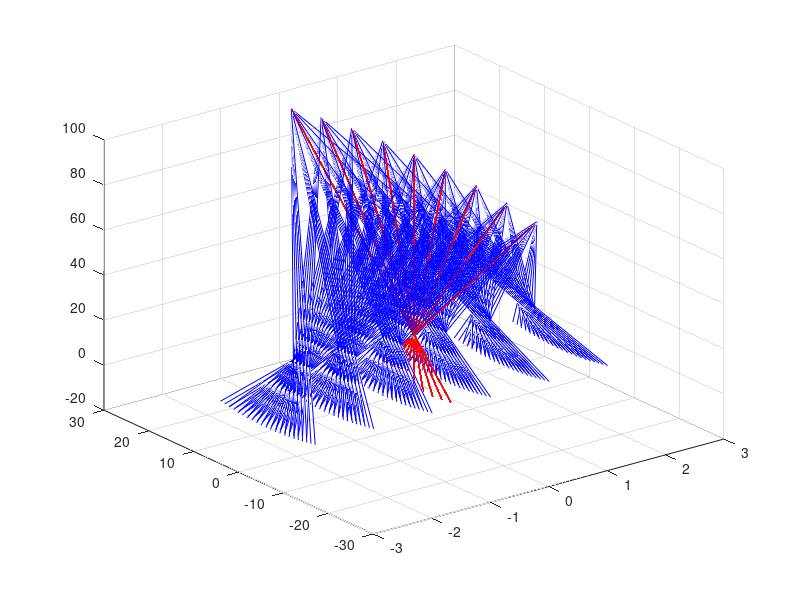

Write the MATLAB code that produced this figure.
rx=0;
ry=0;
rz=20;

ref_point=[rx ry rz];
figure
plot3(rx,ry,rz,'*');
hold on
grid on

Nx=4;
Ny=4;
Nz=6;

X_start=-Nx/2;
Y_start=-Ny/2;
Z_start=-Nz/2;

Xend=Nx/2;
Yend=Ny/2;
Zend=Nz/2;


P1x=0;
P1y=0;
P1z=100;

P1=[0 0 100];

Dx=0;
Dy=0;
Dz=-4;
Ddktr=[Dx Dy Dz];

plot3([P1x Dx],[P1y Dy],[P1z Dz],'r'); %centre line
hold on; 
grid on;




for theta=-20:5:20
   for a =(-Nx/2-1 ):1:(Nx/2)
    for b =(-Ny/2-1 ):1:(Ny/2)
        
        
        P2x=a+0.5;
        P2y=b+0.5;
        P2z=Z_start-1;
        
        P2 =[P2x  P2y P2z]; 
        
        start_p=[P1x-rx P1y-ry P1z-rz 1] ;
        end_p=[P2x-rx P2y-ry P2z-rz 1];
         
         start_pX=[P1x-rx P1y-ry P1z-rz 1] ;%for rotation  centre red line
         end_pX=[Dx-rx Dy-ry Dz-rz 1];%for rotation  centre red line
        

    RotX=[1 0 0 0; 0 cosd(theta) sind(theta) 0; 0 -sind(theta) cosd(theta) 0; 0 0 0 1];
    RotY=[cosd(theta) 0 sind(theta) 0; 0 1 0 0; -sind(theta) 0 cosd(theta) 0; 0 0 0 1];
    RotZ=[cosd(theta) -sind(theta) 0 0; sind(theta) cosd(theta) 0 0; 0 0 1 0; 0  0 0 1];
    
         %X EKSENI
%         
          start_p2= start_p*RotX;
          end_p2= end_p*RotX;
          
          start_p2x= start_pX*RotX;%for rotation  centre red line
          end_p2x= end_pX*RotX;%for rotation  centre red line
            
            
              %Y EKSENI
        
%           start_p2= start_p*RotY;
%           end_p2= end_p*RotZ;

              %Z EKSENI
        
%           start_p2= start_p*RotZ;
%           end_p2= end_p*RotZ;


  plot3([start_p2(1)+rx end_p2(1)+rx],[start_p2(2)+ry end_p2(2)+ry],[start_p2(3)+rz end_p2(3)+rz],'b');
  x=sqrt((end_p2(1)-start_p2(1))^2+(end_p2(2)-start_p2(2))^2+(end_p2(3)-start_p2(3))^2); 
  hold on
  grid on
        
  plot3([start_p2x(1)+rx end_p2x(1)+rx],[start_p2x(2)+ry end_p2x(2)+ry],[start_p2x(3)+rz end_p2x(3)+rz],'r');
  hold on; 
  grid on;
  disp(P2)     
    

    end 
  end

end
